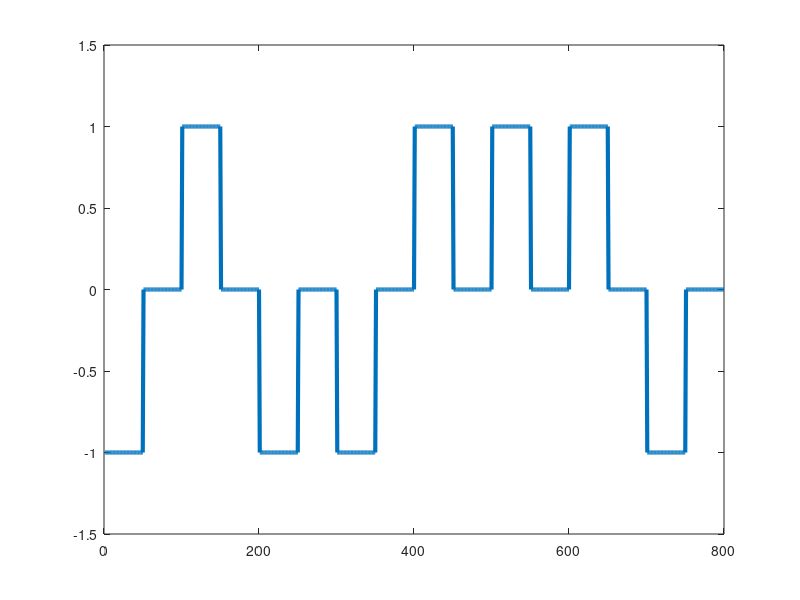

Write the MATLAB code that produced this figure.
input_data = [0 1 0 0 1 1 1 0];
bit_duration = 100;
time = 1:1:bit_duration*length(input_data);

%modulation
output_data = zeros(1, bit_duration*length(input_data));
index = 1;
for i=1:length(input_data)
  if input_data(i)==0
    for j=1:bit_duration/2
      output_data(index) = -1;
      index = index + 1;
    endfor
    for j=1:bit_duration/2
      output_data(index) = 0;
      index = index + 1;
    endfor
  else
    for j=1:bit_duration/2
      output_data(index) = 1;
      index = index + 1;
    endfor
    for j=1:bit_duration/2
      output_data(index) = 0;
      index = index + 1;
    endfor
  endif
endfor
plot(time, output_data, 'LineWidth', 3);
xlim([0 length(time)]);
ylim([-1.5 1.5]);

% demodulation
demodulated_data = zeros(1, length(output_data)/bit_duration);
index = 1;
for i = 1:bit_duration:length(output_data)
  if output_data(i) == -1
    demodulated_data(index) = 0;
    index = index + 1;
  else
    demodulated_data(index) = 1;
    index = index + 1;
  endif
endfor
demodulated_data

% no dc component, no baseline wondering, self synchronization ache